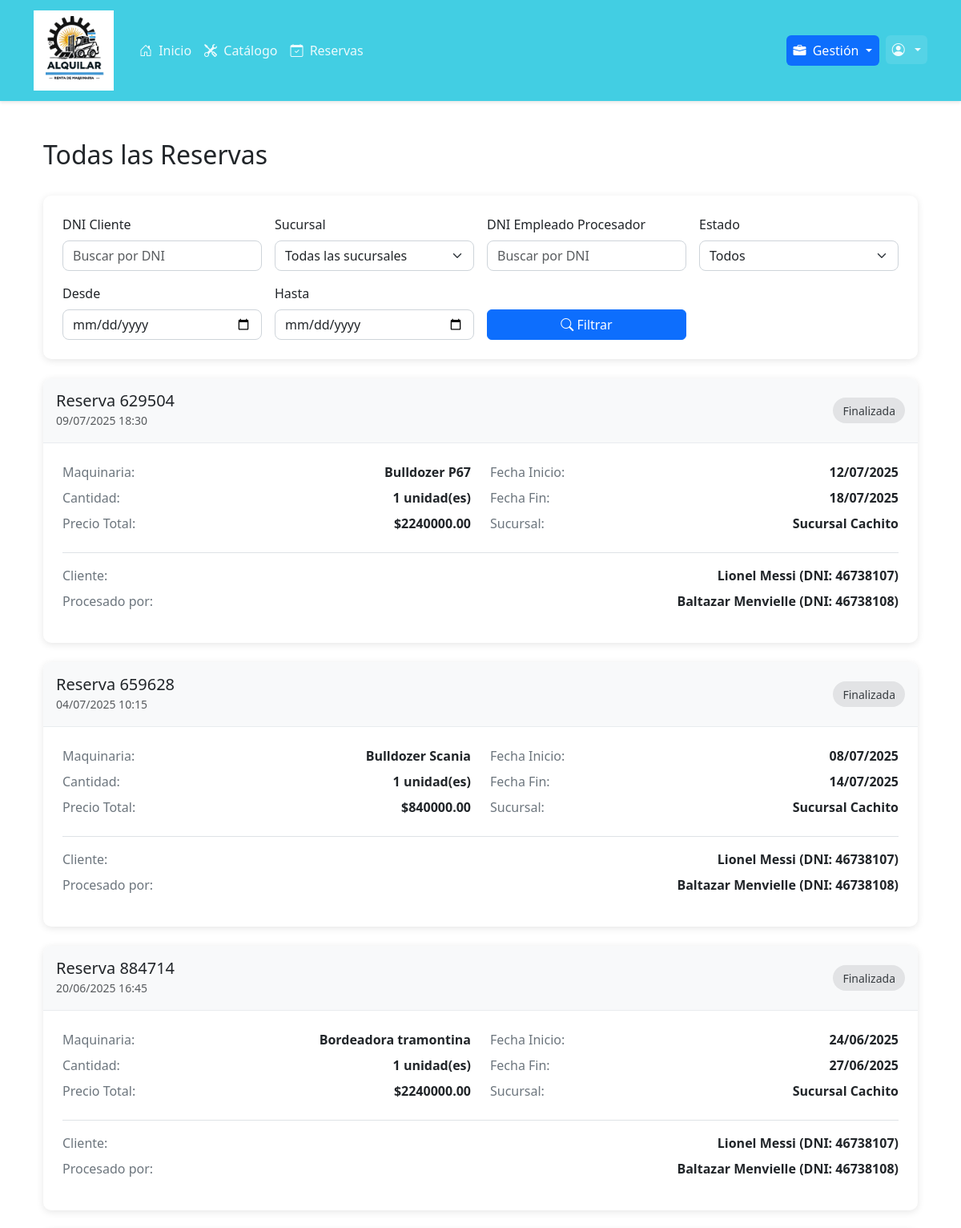
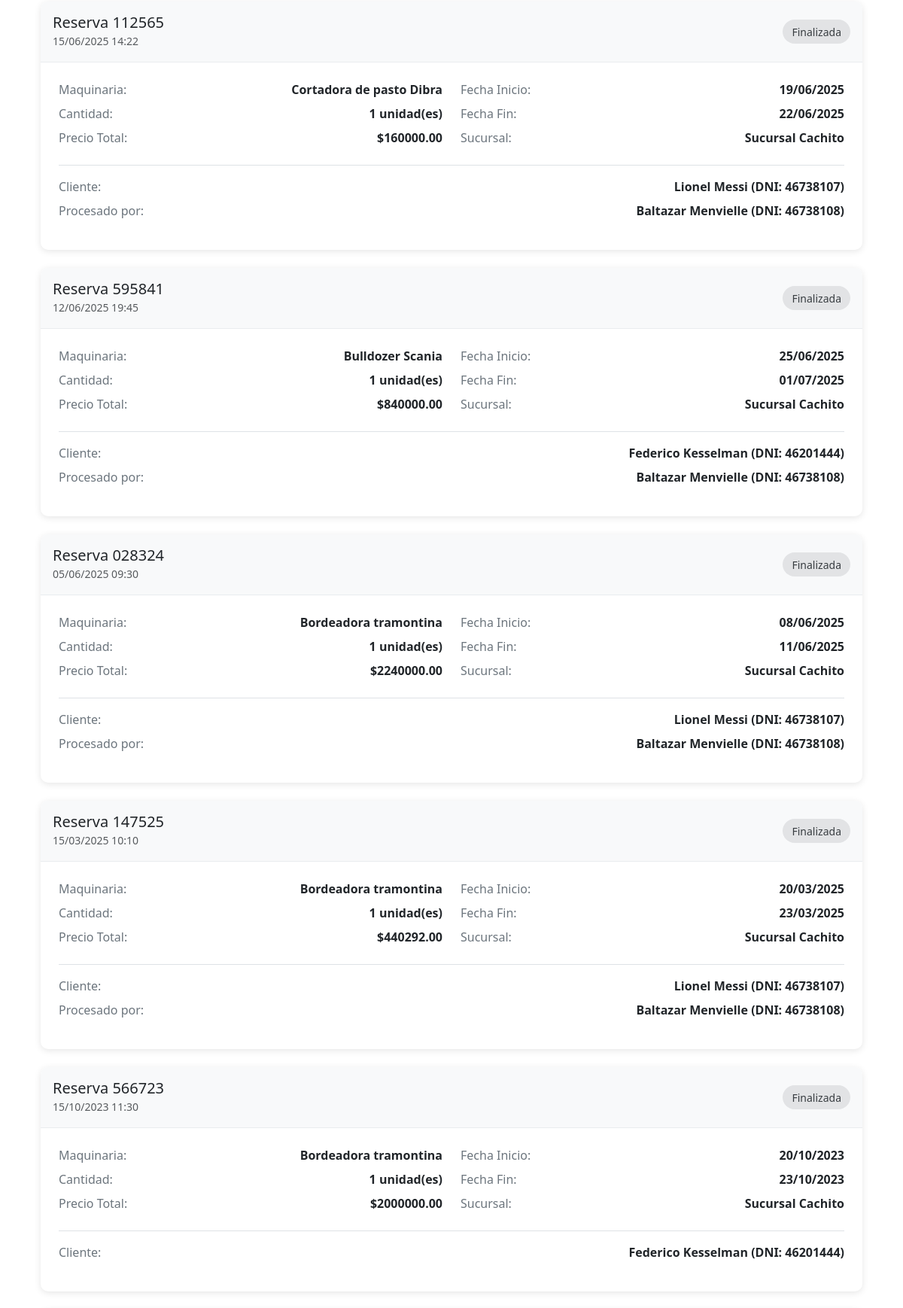
The page /reservas/historial/ (signed in, upper part) on the database its author committed (2 pictures, top to bottom).
### reservas/models.py (models this page shows, shortened)
class Reserva(models.Model):
    ESTADO_CHOICES = [
        ('PENDIENTE_PAGO', 'Pendiente de Pago'),
        ('CONFIRMADA', 'Confirmada'),
        ('CANCELADA', 'Cancelada'),
        ('FINALIZADA', 'Finalizada'),
        ('NO_DEVUELTA', 'No Devuelta'),
    ]
    TIPO_PAGO_CHOICES = [
        ('ONLINE', 'Pago Online'),
        ('PRESENCIAL', 'Pago Presencial'),
    ]
    cliente = models.ForeignKey(Usuario, on_delete=models.CASCADE, related_name='reservas')
    maquinaria = models.ForeignKey(Maquinaria, on_delete=models.CASCADE, related_name='reservas')
    sucursal_retiro = models.ForeignKey(Sucursal, on_delete=models.CASCADE, related_name='reservas_retiro')
    fecha_inicio = models.DateField()
    fecha_fin = models.DateField()
    cantidad_solicitada = models.PositiveIntegerField()
    precio_total = models.DecimalField(max_digits=10, decimal_places=2)
    tipo_pago = models.CharField(max_length=12, choices=TIPO_PAGO_CHOICES, default='ONLINE')
    estado = models.CharField(max_length=15, choices=ESTADO_CHOICES, default='PENDIENTE_PAGO')
    fecha_creacion = models.DateTimeField(auto_now_add=True)
    fecha_confirmacion = models.DateTimeField(null=True, blank=True)
    empleado_procesador = models.ForeignKey(
        Usuario,
        on_delete=models.SET_NULL,
        null=True,
        blank=True,
        related_name='reservas_procesadas'
    )
    observaciones = models.TextField(blank=True, null=True)
    codigo_reserva = models.CharField(max_length=6, blank=True, null=True, unique=True)
    class Meta:
        verbose_name = "Reserva"
        verbose_name_plural = "Reservas"
        ordering = ['-fecha_creacion']
    @classmethod
    def actualizar_reservas_vencidas(cls):
        contador = cls.objects.filter(
            estado='CONFIRMADA',
            fecha_fin__lt=timezone.now().date()
        ).update(estado='NO_DEVUELTA')
        return contador
    @classmethod
    def limpiar_reservas_abandonadas(cls):
        tiempo_limite = timezone.now() - timedelta(minutes=30)
        reservas_abandonadas = cls.objects.filter(
            estado='PENDIENTE_PAGO',
            fecha_creacion__lt=tiempo_limite
        )
        count = reservas_abandonadas.count()
        if count > 0:
            for reserva in reservas_abandonadas:
                logging.info(f"Eliminando reserva abandonada #{reserva.id} de {reserva.cliente} - "
                            f"Maquinaria: {reserva.maquinaria.nombre}, "
                            f"Creada: {reserva.fecha_creacion}")
            reservas_abandonadas.delete()
        return count

### maquinarias/models.py (models this page shows, shortened)
class Maquinaria(models.Model):
    nombre = models.CharField(max_length=100)
    tipo = models.ForeignKey(TipoMaquinaria, on_delete=models.PROTECT, related_name='maquinarias')
    marca = models.CharField(max_length=50)
    modelo = models.CharField(max_length=50)
    anio = models.SmallIntegerField()
    descripcion = models.TextField()
    imagen = models.ImageField(upload_to='maquinarias/images', null=True, blank=True)
    precio_por_dia = models.FloatField()
    stock_total = models.PositiveIntegerField(default=0)
    stock_disponible = models.PositiveIntegerField(default=0)
    minimo = models.SmallIntegerField()
    maximo = models.SmallIntegerField()
    cantDias_total = models.SmallIntegerField()
    cantDias_parcial = models.SmallIntegerField()
    cantDias_nulo = models.SmallIntegerField()
    sucursales = models.ManyToManyField(Sucursal, through='MaquinariaStock', related_name='maquinarias')

### usuarios/models.py (models this page shows, shortened)
class Sucursal(models.Model):
    nombre = models.CharField(max_length=100)
    direccion = models.CharField(max_length=200)
    telefono = models.CharField(max_length=20, default="0")  # ✅ Campo teléfono agregado
    latitud = models.FloatField()
    longitud = models.FloatField()
    activa = models.BooleanField(default=True)

class Usuario(AbstractUser):
    TIPO_CHOICES = [
        ('CLIENTE', 'Cliente'),
        ('EMPLEADO', 'Empleado'),
        ('ADMIN', 'Administrador'),
    ]
    nombre = models.CharField(max_length=200)
    tipo = models.CharField(
        max_length=10,
        choices=TIPO_CHOICES,
        default='CLIENTE',
        verbose_name="Tipo de usuario"
    )
    dni = models.CharField(max_length=20, unique=True)
    email = models.CharField(max_length=200, unique=True)
    telefono = models.CharField(max_length=20)
    fecha_nacimiento = models.DateField()
    sucursal = models.ForeignKey(Sucursal, on_delete=models.SET_NULL, null=True, blank=True)
    calificacion = models.FloatField(
        default=5.0,
        verbose_name="Calificación del cliente",
        help_text="Calificación del cliente en escala de 0.5 a 5 estrellas"
    )
    token_2fa = models.CharField(
        max_length=6,
        null=True,
        blank=True,
        verbose_name="Token de verificación"
    )
    token_2fa_timestamp = models.DateTimeField(
        null=True,
        blank=True,
        verbose_name="Timestamp del token"
    )
    reset_token = models.CharField(
        max_length=64,
        null=True,
        blank=True,
        verbose_name="Token de recuperación"
    )
    reset_token_timestamp = models.DateTimeField(
        null=True,
        blank=True,
        verbose_name="Timestamp del token de recuperación"
    )
    reset_token_used = models.BooleanField(
        default=False,
        verbose_name="Token usado"
    )

### reservas/views.py (the view)
# urls.py: path('historial/', views.lista_reservas, name='lista_reservas'),
@login_required
def lista_reservas(request):
    reservas_actualizadas = Reserva.actualizar_reservas_vencidas()
    if reservas_actualizadas > 0 and (request.user.tipo == 'ADMIN' or request.user.tipo == 'EMPLEADO'):
        messages.info(request, f"Se actualizaron {reservas_actualizadas} reservas vencidas a estado 'No Devuelta'.")
    reservas_eliminadas = Reserva.limpiar_reservas_abandonadas()
    if reservas_eliminadas > 0 and (request.user.tipo == 'ADMIN' or request.user.tipo == 'EMPLEADO'):
        messages.info(request, f"Se eliminaron {reservas_eliminadas} reservas abandonadas en estado pendiente de pago.")
    estado = request.GET.get('estado')
    fecha_desde = request.GET.get('fecha_desde')
    fecha_hasta = request.GET.get('fecha_hasta')
    cliente_dni = request.GET.get('cliente_dni', '').strip()
    empleado_dni = request.GET.get('empleado_dni', '').strip()
    sucursal_id = request.GET.get('sucursal')
    if request.user.tipo == 'ADMIN' or request.user.tipo == 'EMPLEADO':
        reservas = Reserva.objects.exclude(estado='PENDIENTE_PAGO')
        sucursales = Sucursal.objects.filter(activa=True).order_by('nombre')
    else:
        reservas = Reserva.objects.filter(cliente=request.user).exclude(estado='PENDIENTE_PAGO')
        sucursales = None
    if estado:
        reservas = reservas.filter(estado=estado)
    if fecha_desde:
        reservas = reservas.filter(fecha_inicio__gte=fecha_desde)
    if fecha_hasta:
        reservas = reservas.filter(fecha_fin__lte=fecha_hasta)
    if cliente_dni and (request.user.tipo in ['ADMIN', 'EMPLEADO']):
        cliente_ids = Usuario.objects.filter(
            tipo='CLIENTE',
            dni__icontains=cliente_dni
        ).values_list('id', flat=True)
        reservas = reservas.filter(cliente_id__in=cliente_ids)
    if empleado_dni and (request.user.tipo in ['ADMIN', 'EMPLEADO']):
        empleado_ids = Usuario.objects.filter(
            tipo='EMPLEADO',
            dni__icontains=empleado_dni
        ).values_list('id', flat=True)
        reservas = reservas.filter(empleado_procesador_id__in=empleado_ids)
    if sucursal_id and (request.user.tipo in ['ADMIN', 'EMPLEADO']):
        reservas = reservas.filter(sucursal_retiro_id=sucursal_id)
    reservas = reservas.order_by('-fecha_creacion')
    paginator = Paginator(reservas, 10)  # 10 reservas por página
    page = request.GET.get('page')
    reservas_paginadas = paginator.get_page(page)
    context = {
        'reservas': reservas_paginadas,
        'is_paginated': True if reservas.count() > 10 else False,
        'page_obj': reservas_paginadas,
        'titulo': 'Historial de Reservas',
        'sucursales': sucursales,  # Lista de sucursales para el filtro
        'cliente_dni': cliente_dni,  # DNI del cliente para mantener el filtro
        'empleado_dni': empleado_dni,  # DNI del empleado para mantener el filtro
    }
    return render(request, 'reservas/lista_reservas.html', context)

### reservas/templates/reservas/lista_reservas.html (shortened to what this page needs)
{% extends 'base.html' %}
{% load static %}
{% block content %}
<div class="container py-4">
    <div class="row mb-4">
        <div class="col">            <h2>
                {% if user.tipo == 'ADMIN' or user.tipo == 'EMPLEADO' %}
                    Todas las Reservas
                {% else %}
                    Mis Reservas
                {% endif %}
            </h2>
        </div>
    </div>
    <div class="filters mb-4">
        <form method="get" class="row g-3">            {% if user.tipo == 'ADMIN' or user.tipo == 'EMPLEADO' %}
            <div class="col-md-3">
                <label for="cliente_dni" class="form-label">DNI Cliente</label>
                <input type="text" name="cliente_dni" id="cliente_dni" class="form-control"
                       value="{{ cliente_dni }}" placeholder="Buscar por DNI">
            </div>
            {% endif %}
              {% if user.tipo == 'ADMIN' or user.tipo == 'EMPLEADO' %}
            <div class="col-md-3">
                <label for="sucursal" class="form-label">Sucursal</label>
                <select name="sucursal" id="sucursal" class="form-select">
                    <option value="">Todas las sucursales</option>
                </select>
            </div>
            {% endif %}            {% if user.tipo == 'ADMIN' or user.tipo == 'EMPLEADO' %}
            <div class="col-md-3">
                <label for="empleado_dni" class="form-label">DNI Empleado Procesador</label>
                <input type="text" name="empleado_dni" id="empleado_dni" class="form-control"
                       value="{{ empleado_dni }}" placeholder="Buscar por DNI">
            </div>
            {% endif %}
            <div class="col-md-3">
                <label for="estado" class="form-label">Estado</label>
                <select name="estado" id="estado" class="form-select">
                    <option value="">Todos</option>
                </select>
            </div>
            <div class="col-md-3">
                <label for="fecha_desde" class="form-label">Desde</label>
                <input type="date" name="fecha_desde" id="fecha_desde" class="form-control"
                       value="{{ request.GET.fecha_desde }}" oninput="validarFechas()">
            </div>
            <div class="col-md-3">
                <label for="fecha_hasta" class="form-label">Hasta</label>
                <input type="date" name="fecha_hasta" id="fecha_hasta" class="form-control"
                       value="{{ request.GET.fecha_hasta }}" oninput="validarFechas()">
            </div>
            <div class="col-md-3 d-flex align-items-end">
                <div class="d-grid gap-2 w-100">
                    <button type="submit" class="btn btn-primary">
                        <i class="bi bi-search"></i> Filtrar
                    </button>
                </div>
            </div>
        </form>
    </div>
    {% if reservas %}
        {% for reserva in reservas %}
        <div class="reservation-card">
            <div class="reservation-header d-flex justify-content-between align-items-center">
                <div>
                    <h5 class="mb-0">Reserva {{ reserva.codigo_reserva }}</h5>
                    <small class="text-muted">{{ reserva.fecha_creacion|date:"d/m/Y H:i" }}</small>
                </div>
                <span class="status-badge status-{{ reserva.estado|lower }}">
                    {{ reserva.get_estado_display }}
                </span>
            </div>
            <div class="reservation-body">
                <div class="row">
                    <div class="col-md-6">
                        <div class="detail-row">
                            <span class="detail-label">Maquinaria:</span>
                            <span class="detail-value">{{ reserva.maquinaria.nombre }}</span>
                        </div>
                        <div class="detail-row">
                            <span class="detail-label">Cantidad:</span>
                            <span class="detail-value">{{ reserva.cantidad_solicitada }} unidad(es)</span>
                        </div>
                        <div class="detail-row">
                            <span class="detail-label">Precio Total:</span>
                            <span class="detail-value">${{ reserva.precio_total|floatformat:2 }}</span>
                        </div>
                    </div>
                    <div class="col-md-6">
                        <div class="detail-row">
                            <span class="detail-label">Fecha Inicio:</span>
                            <span class="detail-value">{{ reserva.fecha_inicio|date:"d/m/Y" }}</span>
                        </div>
                        <div class="detail-row">
                            <span class="detail-label">Fecha Fin:</span>
                            <span class="detail-value">{{ reserva.fecha_fin|date:"d/m/Y" }}</span>
                        </div>
                        <div class="detail-row">
                            <span class="detail-label">Sucursal:</span>
                            <span class="detail-value">{{ reserva.sucursal_retiro.nombre }}</span>
                        </div>
                    </div>
                </div>
                  <div class="mt-3 pt-3 border-top">                    {% if user.tipo == 'ADMIN' or user.tipo == 'EMPLEADO' %}
                    <div class="detail-row">
                        <span class="detail-label">Cliente:</span>
                        <span class="detail-value">{{ reserva.cliente.nombre }} (DNI: {{ reserva.cliente.dni }})</span>
                    </div>
                    {% endif %}
                    {% if reserva.empleado_procesador %}
                    <div class="detail-row">
                        <span class="detail-label">Procesado por:</span>
                        <span class="detail-value">{{ reserva.empleado_procesador.nombre }} (DNI: {{ reserva.empleado_procesador.dni }})</span>
                    </div>
                    {% endif %}
                </div>
            </div>
        </div>
        {% endfor %}
    {% else %}
        <div class="alert alert-info">
            No hay reservas para mostrar.
        </div>
    {% endif %}
</div>
{% endblock %}

### static/css/core.css (style rules this page uses)
:root { --color-primary: #42cee3; --color-primary-dark: #369aa9; --color-primary-darker: #2b7b87; --color-primary-light: #86e6f5; --color-primary-lighter: #a8f1fd; --color-dark: #333333; --color-gray: #666666; --color-light: #F8F9FA; --color-white: #FFFFFF; --shadow-sm: 0 2px 4px rgba(0, 0, 0, 0.1); --shadow-md: 0 4px 6px rgba(0, 0, 0, 0.15); }
.form-select, .form-control { border-radius: 8px; border: 1px solid #ced4da; transition: border-color 0.15s ease-in-out, box-shadow 0.15s ease-in-out; }

### reservas/templates/reservas/lista_reservas.html (style rules this page uses)
.reservation-card { background: white; border-radius: 10px; box-shadow: 0 2px 10px rgba(0,0,0,0.1); margin-bottom: 1.5rem; overflow: hidden; }
.reservation-header { padding: 1rem; border-bottom: 1px solid #e9ecef; background: #f8f9fa; }
.reservation-body { padding: 1.5rem; }
.status-badge { padding: 0.35rem 0.75rem; border-radius: 20px; font-size: 0.875rem; font-weight: 500; }
.status-finalizada { background-color: #e2e3e5; color: #383d41; }
.detail-row { display: flex; justify-content: space-between; margin-bottom: 0.5rem; }
.detail-label { color: #6c757d; font-weight: 500; }
.detail-value { color: #212529; font-weight: 600; }
.filters { background: white; padding: 1.5rem; border-radius: 10px; box-shadow: 0 2px 10px rgba(0,0,0,0.1); margin-bottom: 2rem; }

### core/templates/base.html (style rules this page uses)
body { min-height: 100vh; display: flex; flex-direction: column; }

### rows shown on the page
Reserva: codigo_reserva "629504", fecha_creacion "09/07/2025 18:30", estado "Finalizada", maquinaria.nombre "Bulldozer P67", cantidad_solicitada "1", precio_total "2240000.00", fecha_inicio "12/07/2025", fecha_fin "18/07/2025", sucursal_retiro.nombre "Sucursal Cachito", cliente.nombre "Lionel Messi", cliente.dni "46738107", empleado_procesador.nombre "Baltazar Menvielle", empleado_procesador.dni "46738108"
Reserva: codigo_reserva "659628", fecha_creacion "04/07/2025 10:15", estado "Finalizada", maquinaria.nombre "Bulldozer Scania", cantidad_solicitada "1", precio_total "840000.00", fecha_inicio "08/07/2025", fecha_fin "14/07/2025", sucursal_retiro.nombre "Sucursal Cachito", cliente.nombre "Lionel Messi", cliente.dni "46738107", empleado_procesador.nombre "Baltazar Menvielle", empleado_procesador.dni "46738108"
Reserva: codigo_reserva "884714", fecha_creacion "20/06/2025 16:45", estado "Finalizada", maquinaria.nombre "Bordeadora tramontina", cantidad_solicitada "1", precio_total "2240000.00", fecha_inicio "24/06/2025", fecha_fin "27/06/2025", sucursal_retiro.nombre "Sucursal Cachito", cliente.nombre "Lionel Messi", cliente.dni "46738107", empleado_procesador.nombre "Baltazar Menvielle", empleado_procesador.dni "46738108"
Reserva: codigo_reserva "112565", fecha_creacion "15/06/2025 14:22", estado "Finalizada", maquinaria.nombre "Cortadora de pasto Dibra", cantidad_solicitada "1", precio_total "160000.00", fecha_inicio "19/06/2025", fecha_fin "22/06/2025", sucursal_retiro.nombre "Sucursal Cachito", cliente.nombre "Lionel Messi", cliente.dni "46738107", empleado_procesador.nombre "Baltazar Menvielle", empleado_procesador.dni "46738108"
Reserva: codigo_reserva "595841", fecha_creacion "12/06/2025 19:45", estado "Finalizada", maquinaria.nombre "Bulldozer Scania", cantidad_solicitada "1", precio_total "840000.00", fecha_inicio "25/06/2025", fecha_fin "01/07/2025", sucursal_retiro.nombre "Sucursal Cachito", cliente.nombre "Federico Kesselman", cliente.dni "46201444", empleado_procesador.nombre "Baltazar Menvielle", empleado_procesador.dni "46738108"
Reserva: codigo_reserva "028324", fecha_creacion "05/06/2025 09:30", estado "Finalizada", maquinaria.nombre "Bordeadora tramontina", cantidad_solicitada "1", precio_total "2240000.00", fecha_inicio "08/06/2025", fecha_fin "11/06/2025", sucursal_retiro.nombre "Sucursal Cachito", cliente.nombre "Lionel Messi", cliente.dni "46738107", empleado_procesador.nombre "Baltazar Menvielle", empleado_procesador.dni "46738108"
Reserva: codigo_reserva "147525", fecha_creacion "15/03/2025 10:10", estado "Finalizada", maquinaria.nombre "Bordeadora tramontina", cantidad_solicitada "1", precio_total "440292.00", fecha_inicio "20/03/2025", fecha_fin "23/03/2025", sucursal_retiro.nombre "Sucursal Cachito", cliente.nombre "Lionel Messi", cliente.dni "46738107", empleado_procesador.nombre "Baltazar Menvielle", empleado_procesador.dni "46738108"
Reserva: codigo_reserva "566723", fecha_creacion "15/10/2023 11:30", estado "Finalizada", maquinaria.nombre "Bordeadora tramontina", cantidad_solicitada "1", precio_total "2000000.00", fecha_inicio "20/10/2023", fecha_fin "23/10/2023", sucursal_retiro.nombre "Sucursal Cachito", cliente.nombre "Federico Kesselman", cliente.dni "46201444"
